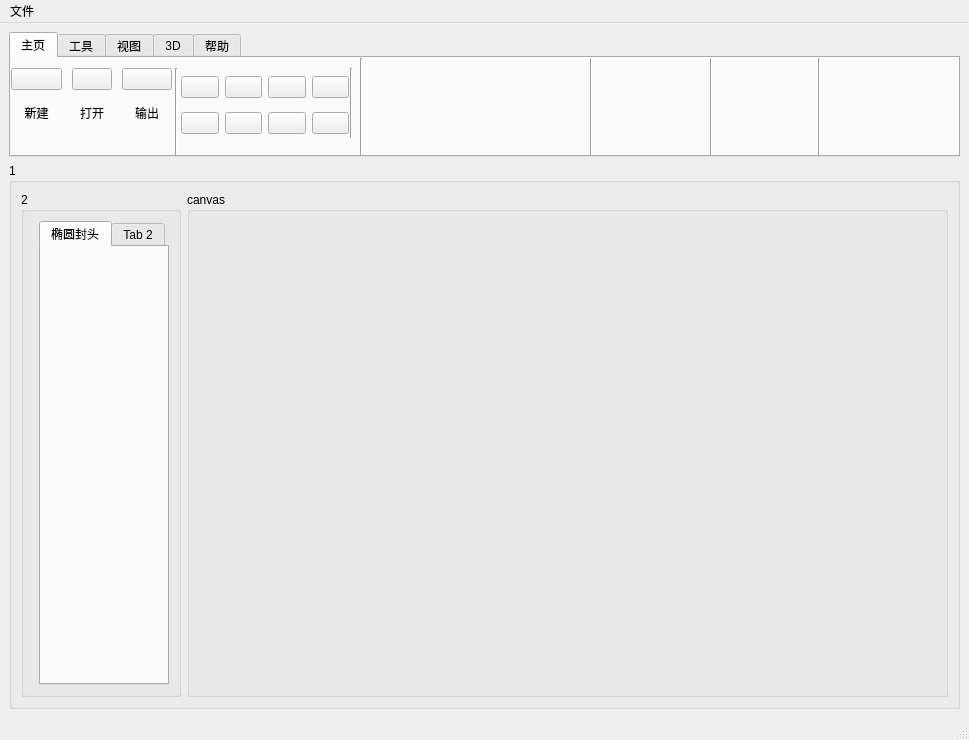
<?xml version="1.0" encoding="UTF-8"?>
<ui version="4.0">
 <class>MainWindow</class>
 <widget class="QMainWindow" name="MainWindow">
  <property name="geometry">
   <rect>
    <x>0</x>
    <y>0</y>
    <width>969</width>
    <height>740</height>
   </rect>
  </property>
  <property name="sizePolicy">
   <sizepolicy hsizetype="Preferred" vsizetype="Expanding">
    <horstretch>0</horstretch>
    <verstretch>0</verstretch>
   </sizepolicy>
  </property>
  <property name="maximumSize">
   <size>
    <width>16777215</width>
    <height>16777215</height>
   </size>
  </property>
  <property name="windowTitle">
   <string>压力容器设计计算系统</string>
  </property>
  <widget class="QWidget" name="centralwidget">
   <property name="enabled">
    <bool>true</bool>
   </property>
   <layout class="QGridLayout" name="gridLayout_6" rowstretch="1,0" columnstretch="0">
    <item row="1" column="0">
     <widget class="QGroupBox" name="groupBox">
      <property name="mouseTracking">
       <bool>true</bool>
      </property>
      <property name="title">
       <string>1</string>
      </property>
      <layout class="QFormLayout" name="formLayout">
       <item row="0" column="1">
        <widget class="QGroupBox" name="canva_area">
         <property name="sizePolicy">
          <sizepolicy hsizetype="Preferred" vsizetype="Preferred">
           <horstretch>0</horstretch>
           <verstretch>0</verstretch>
          </sizepolicy>
         </property>
         <property name="title">
          <string>canvas</string>
         </property>
         <layout class="QVBoxLayout" name="verticalLayout"/>
        </widget>
       </item>
       <item row="0" column="0">
        <widget class="QGroupBox" name="groupBox_2">
         <property name="sizePolicy">
          <sizepolicy hsizetype="Expanding" vsizetype="Expanding">
           <horstretch>0</horstretch>
           <verstretch>0</verstretch>
          </sizepolicy>
         </property>
         <property name="mouseTracking">
          <bool>true</bool>
         </property>
         <property name="title">
          <string>2</string>
         </property>
         <layout class="QFormLayout" name="formLayout_2">
          <item row="0" column="1">
           <widget class="QTabWidget" name="tabWidget_2">
            <property name="currentIndex">
             <number>0</number>
            </property>
            <widget class="QWidget" name="tab_5">
             <attribute name="title">
              <string>椭圆封头</string>
             </attribute>
            </widget>
            <widget class="QWidget" name="tab_6">
             <attribute name="title">
              <string>Tab 2</string>
             </attribute>
            </widget>
           </widget>
          </item>
         </layout>
        </widget>
       </item>
      </layout>
     </widget>
    </item>
    <item row="0" column="0">
     <widget class="QTabWidget" name="tabWidget">
      <property name="maximumSize">
       <size>
        <width>16777215</width>
        <height>125</height>
       </size>
      </property>
      <property name="currentIndex">
       <number>0</number>
      </property>
      <widget class="QWidget" name="tab">
       <attribute name="title">
        <string>主页</string>
       </attribute>
       <widget class="QWidget" name="gridLayoutWidget">
        <property name="geometry">
         <rect>
          <x>0</x>
          <y>10</y>
          <width>161</width>
          <height>61</height>
         </rect>
        </property>
        <layout class="QGridLayout" name="gridLayout">
         <property name="horizontalSpacing">
          <number>10</number>
         </property>
         <item row="1" column="2">
          <widget class="QLabel" name="label_2">
           <property name="text">
            <string>输出</string>
           </property>
           <property name="alignment">
            <set>Qt::AlignCenter</set>
           </property>
          </widget>
         </item>
         <item row="1" column="1">
          <widget class="QLabel" name="label">
           <property name="text">
            <string>打开</string>
           </property>
           <property name="alignment">
            <set>Qt::AlignCenter</set>
           </property>
          </widget>
         </item>
         <item row="1" column="0">
          <widget class="QLabel" name="label_13">
           <property name="text">
            <string>新建</string>
           </property>
           <property name="alignment">
            <set>Qt::AlignCenter</set>
           </property>
          </widget>
         </item>
         <item row="0" column="1">
          <widget class="QPushButton" name="pushButton">
           <property name="sizePolicy">
            <sizepolicy hsizetype="Fixed" vsizetype="Fixed">
             <horstretch>0</horstretch>
             <verstretch>0</verstretch>
            </sizepolicy>
           </property>
           <property name="text">
            <string/>
           </property>
           <property name="icon">
            <iconset>
             <normaloff>C:/Users/BrucesOmen/.designer/icons/3/openicon.png</normaloff>C:/Users/BrucesOmen/.designer/icons/3/openicon.png</iconset>
           </property>
           <property name="iconSize">
            <size>
             <width>30</width>
             <height>30</height>
            </size>
           </property>
          </widget>
         </item>
         <item row="0" column="0">
          <widget class="QPushButton" name="pushButton_17">
           <property name="sizePolicy">
            <sizepolicy hsizetype="Preferred" vsizetype="Preferred">
             <horstretch>0</horstretch>
             <verstretch>0</verstretch>
            </sizepolicy>
           </property>
           <property name="text">
            <string/>
           </property>
           <property name="icon">
            <iconset>
             <normaloff>C:/Users/BrucesOmen/.designer/icons/3/newicon.png</normaloff>C:/Users/BrucesOmen/.designer/icons/3/newicon.png</iconset>
           </property>
           <property name="iconSize">
            <size>
             <width>30</width>
             <height>30</height>
            </size>
           </property>
          </widget>
         </item>
         <item row="0" column="2">
          <widget class="QPushButton" name="pushButton_2">
           <property name="text">
            <string/>
           </property>
           <property name="icon">
            <iconset>
             <normaloff>C:/Users/BrucesOmen/.designer/icons/3/saveicon.png</normaloff>C:/Users/BrucesOmen/.designer/icons/3/saveicon.png</iconset>
           </property>
           <property name="iconSize">
            <size>
             <width>30</width>
             <height>30</height>
            </size>
           </property>
          </widget>
         </item>
        </layout>
       </widget>
       <widget class="Line" name="line">
        <property name="geometry">
         <rect>
          <x>150</x>
          <y>10</y>
          <width>31</width>
          <height>91</height>
         </rect>
        </property>
        <property name="orientation">
         <enum>Qt::Vertical</enum>
        </property>
       </widget>
       <widget class="QWidget" name="gridLayoutWidget_2">
        <property name="geometry">
         <rect>
          <x>170</x>
          <y>10</y>
          <width>168</width>
          <height>74</height>
         </rect>
        </property>
        <layout class="QGridLayout" name="gridLayout_2">
         <item row="0" column="3">
          <widget class="QPushButton" name="pushButton_11">
           <property name="text">
            <string/>
           </property>
           <property name="icon">
            <iconset>
             <normaloff>C:/Users/BrucesOmen/.designer/icons/4/o324408.png</normaloff>C:/Users/BrucesOmen/.designer/icons/4/o324408.png</iconset>
           </property>
           <property name="iconSize">
            <size>
             <width>25</width>
             <height>25</height>
            </size>
           </property>
          </widget>
         </item>
         <item row="1" column="3">
          <widget class="QPushButton" name="pushButton_12">
           <property name="text">
            <string/>
           </property>
           <property name="icon">
            <iconset>
             <normaloff>C:/Users/BrucesOmen/.designer/icons/4/o324412.png</normaloff>C:/Users/BrucesOmen/.designer/icons/4/o324412.png</iconset>
           </property>
           <property name="iconSize">
            <size>
             <width>25</width>
             <height>25</height>
            </size>
           </property>
          </widget>
         </item>
         <item row="0" column="0">
          <widget class="QPushButton" name="pushButton_3">
           <property name="text">
            <string/>
           </property>
           <property name="icon">
            <iconset>
             <normaloff>C:/Users/BrucesOmen/.designer/icons/4/o324405.png</normaloff>C:/Users/BrucesOmen/.designer/icons/4/o324405.png</iconset>
           </property>
           <property name="iconSize">
            <size>
             <width>25</width>
             <height>25</height>
            </size>
           </property>
          </widget>
         </item>
         <item row="0" column="1">
          <widget class="QPushButton" name="pushButton_4">
           <property name="text">
            <string/>
           </property>
           <property name="icon">
            <iconset>
             <normaloff>C:/Users/BrucesOmen/.designer/icons/4/o324406.png</normaloff>C:/Users/BrucesOmen/.designer/icons/4/o324406.png</iconset>
           </property>
           <property name="iconSize">
            <size>
             <width>25</width>
             <height>25</height>
            </size>
           </property>
          </widget>
         </item>
         <item row="0" column="2">
          <widget class="QPushButton" name="pushButton_5">
           <property name="text">
            <string/>
           </property>
           <property name="icon">
            <iconset>
             <normaloff>C:/Users/BrucesOmen/.designer/icons/4/o324407.png</normaloff>C:/Users/BrucesOmen/.designer/icons/4/o324407.png</iconset>
           </property>
           <property name="iconSize">
            <size>
             <width>25</width>
             <height>25</height>
            </size>
           </property>
          </widget>
         </item>
         <item row="1" column="0">
          <widget class="QPushButton" name="pushButton_6">
           <property name="text">
            <string/>
           </property>
           <property name="icon">
            <iconset>
             <normaloff>C:/Users/BrucesOmen/.designer/icons/4/o324409.png</normaloff>C:/Users/BrucesOmen/.designer/icons/4/o324409.png</iconset>
           </property>
           <property name="iconSize">
            <size>
             <width>25</width>
             <height>25</height>
            </size>
           </property>
          </widget>
         </item>
         <item row="1" column="1">
          <widget class="QPushButton" name="pushButton_7">
           <property name="text">
            <string/>
           </property>
           <property name="icon">
            <iconset>
             <normaloff>C:/Users/BrucesOmen/.designer/icons/4/o324410.png</normaloff>C:/Users/BrucesOmen/.designer/icons/4/o324410.png</iconset>
           </property>
           <property name="iconSize">
            <size>
             <width>25</width>
             <height>25</height>
            </size>
           </property>
          </widget>
         </item>
         <item row="1" column="2">
          <widget class="QPushButton" name="pushButton_8">
           <property name="text">
            <string/>
           </property>
           <property name="icon">
            <iconset>
             <normaloff>C:/Users/BrucesOmen/.designer/icons/4/o324411.png</normaloff>C:/Users/BrucesOmen/.designer/icons/4/o324411.png</iconset>
           </property>
           <property name="iconSize">
            <size>
             <width>25</width>
             <height>25</height>
            </size>
           </property>
          </widget>
         </item>
        </layout>
       </widget>
       <widget class="Line" name="line_2">
        <property name="geometry">
         <rect>
          <x>330</x>
          <y>10</y>
          <width>20</width>
          <height>70</height>
         </rect>
        </property>
        <property name="orientation">
         <enum>Qt::Vertical</enum>
        </property>
       </widget>
       <widget class="Line" name="line_3">
        <property name="geometry">
         <rect>
          <x>340</x>
          <y>0</y>
          <width>21</width>
          <height>101</height>
         </rect>
        </property>
        <property name="orientation">
         <enum>Qt::Vertical</enum>
        </property>
       </widget>
       <widget class="Line" name="line_4">
        <property name="geometry">
         <rect>
          <x>570</x>
          <y>-1</y>
          <width>21</width>
          <height>101</height>
         </rect>
        </property>
        <property name="orientation">
         <enum>Qt::Vertical</enum>
        </property>
       </widget>
       <widget class="Line" name="line_5">
        <property name="geometry">
         <rect>
          <x>690</x>
          <y>-1</y>
          <width>21</width>
          <height>101</height>
         </rect>
        </property>
        <property name="orientation">
         <enum>Qt::Vertical</enum>
        </property>
       </widget>
       <widget class="Line" name="line_6">
        <property name="geometry">
         <rect>
          <x>800</x>
          <y>-1</y>
          <width>16</width>
          <height>101</height>
         </rect>
        </property>
        <property name="orientation">
         <enum>Qt::Vertical</enum>
        </property>
       </widget>
      </widget>
      <widget class="QWidget" name="tab_2">
       <attribute name="title">
        <string>工具</string>
       </attribute>
      </widget>
      <widget class="QWidget" name="tab_3">
       <attribute name="title">
        <string>视图</string>
       </attribute>
      </widget>
      <widget class="QWidget" name="tab_4">
       <property name="enabled">
        <bool>true</bool>
       </property>
       <attribute name="title">
        <string>3D</string>
       </attribute>
      </widget>
      <widget class="QWidget" name="tab_11">
       <attribute name="title">
        <string>帮助</string>
       </attribute>
      </widget>
     </widget>
    </item>
   </layout>
  </widget>
  <widget class="QMenuBar" name="menubar">
   <property name="geometry">
    <rect>
     <x>0</x>
     <y>0</y>
     <width>969</width>
     <height>23</height>
    </rect>
   </property>
   <widget class="QMenu" name="menuFile">
    <property name="title">
     <string>文件</string>
    </property>
   </widget>
   <addaction name="menuFile"/>
  </widget>
  <widget class="QStatusBar" name="statusbar"/>
 </widget>
 <resources/>
 <connections/>
</ui>
